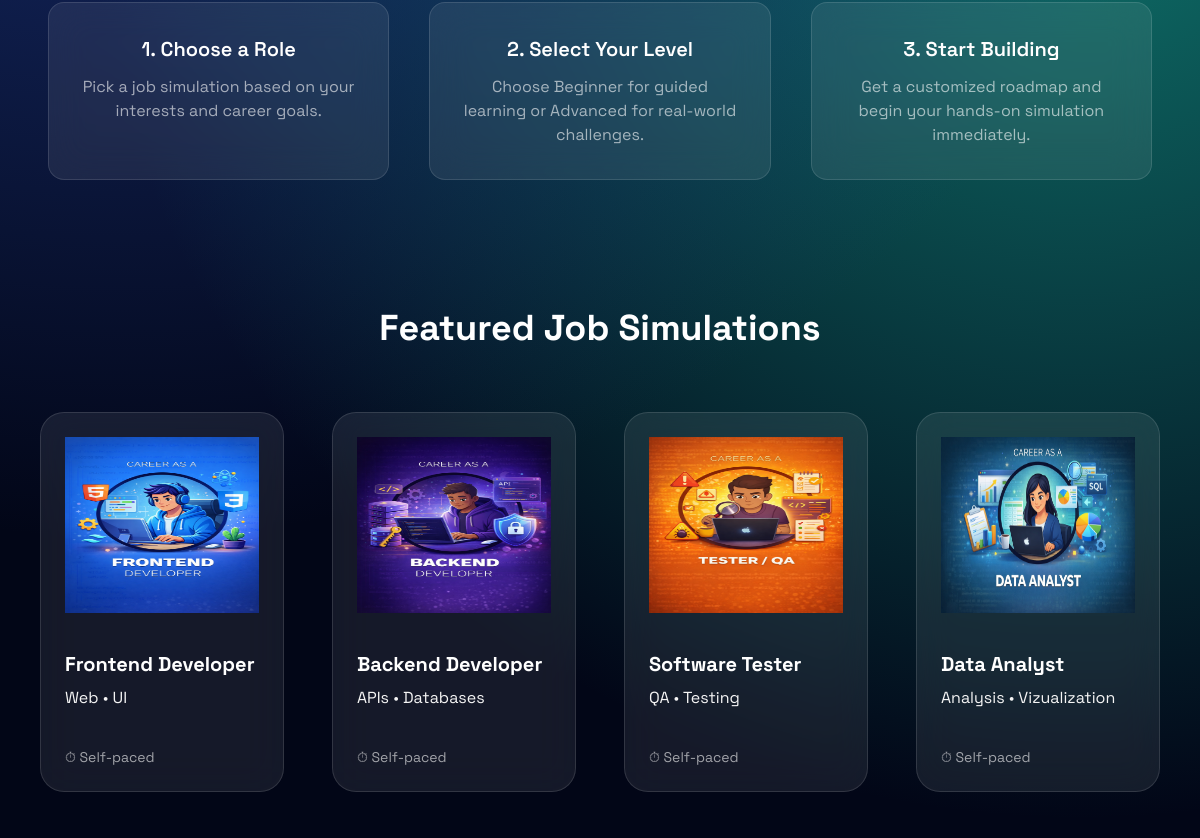
Before: / (middle part) with the older database file.
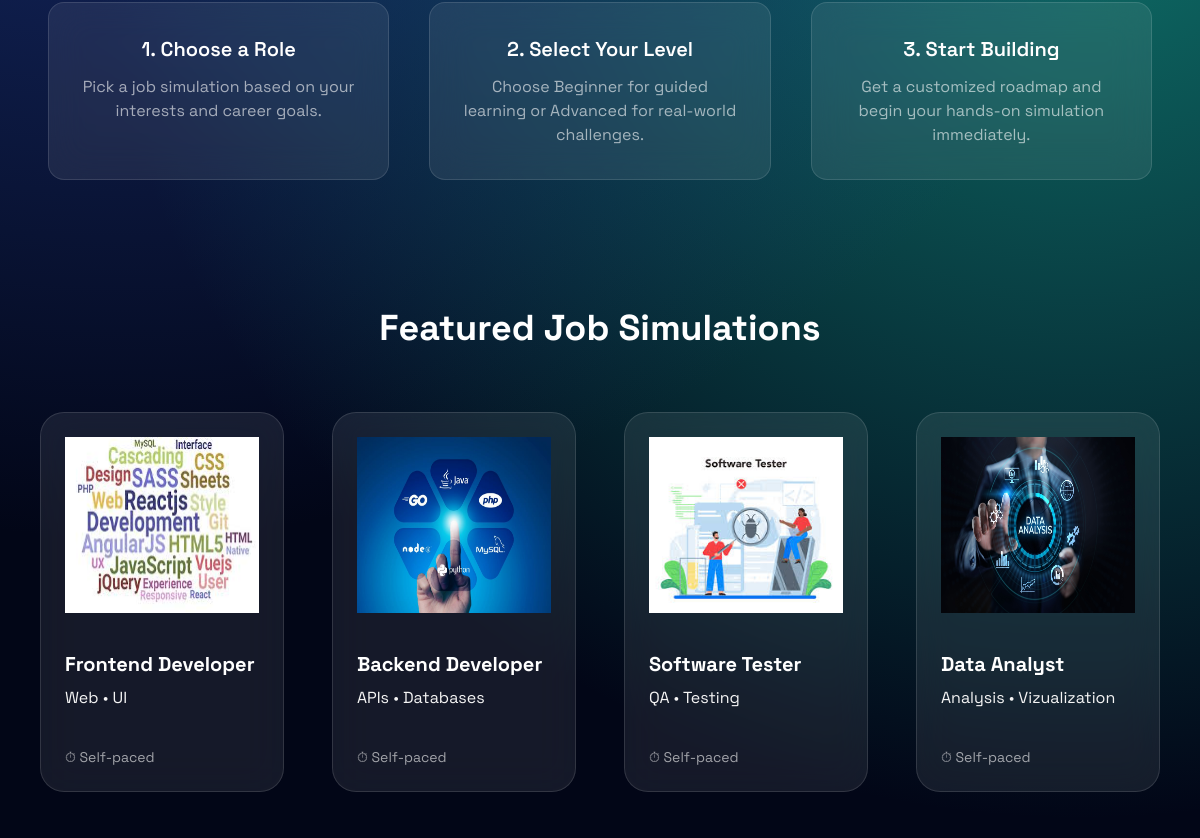
After: the same page with the newer database file.
### hh/models.py (models this page shows, shortened)
class Sim(models.Model):
    name = models.CharField(max_length=100)
    description = models.TextField()
    respo=models.JSONField(default=list)
    img=models.ImageField(upload_to='sim_images/', null=True, blank=True)

### hh/views.py (the view)
# urls.py: path('', home, name='home'),
def home(request):
    sim=Sim.objects.all()
    return render(request, 'index.html', {'sim': sim})

### templates/index.html (shortened to what this page needs)
<!DOCTYPE html>
<html lang="en">
<head>
    <script src="https://cdn.tailwindcss.com"></script>
    {% load static %}
    <link rel="stylesheet" href="{% static 'hh/static/css/style.css' %}">
</head>
<body>
    <section id="how" class="max-w-6xl mx-auto mb-32 px-6">
        <div class="grid md:grid-cols-3 gap-10 text-center">
            <div class="glass rounded-2xl p-8">
                <h3 class="text-xl font-semibold mb-3">1. Choose a Role</h3>
                <p class="text-white/60">
                    Pick a job simulation based on your interests and career goals.
                </p>
            </div>
            <div class="glass rounded-2xl p-8">
                <h3 class="text-xl font-semibold mb-3">2. Select Your Level</h3>
                <p class="text-white/60">
                    Choose Beginner for guided learning or Advanced for real-world challenges.
                </p>
            </div>
            <div class="glass rounded-2xl p-8">
                <h3 class="text-xl font-semibold mb-3">3. Start Building</h3>
                <p class="text-white/60">
                    Get a customized roadmap and begin your hands-on simulation immediately.
                </p>
            </div>
        </div>
    </section>
    <section id="simulations" class="max-w-7xl mx-auto mb-32 px-10">
        <h2 class="text-4xl font-bold text-center mb-16">
            Featured Job Simulations
        </h2>
        <div class="grid grid-cols-1 md:grid-cols-2 lg:grid-cols-4 gap-12">
            {% for role in sim %}
                {% if role %}
                    <div class="card glow">
                        <div class="card-inner">
                            <div class="card-face glass rounded-3xl p-6 flex flex-col justify-between">
                                <img src="{{ role.img.url }}" class="cardim" alt="{{ role.name }}"/>
                                <div>
                                    <h3 class="text-xl font-bold">{{ role.name }}</h3>
                                    <p style="color: whitesmoke; margin-top: 0.5rem;">{{ role.description }}</p>
                                </div>
                                <span class="text-sm text-white/60">⏱ Self-paced</span>
                            </div>
                            <div class="card-face card-back glass rounded-3xl p-6 flex flex-col justify-between">
                                <div class="text-white/70 text-sm">
                                    <ul class="list-disc list-inside space-y-2">
                                        {% for r in role.respo %}
                                            <li>{{ r }}</li>
                                        {% endfor %}
                                    </ul>
                                </div>
                                <button onclick="openProject('{{ role.name }}', '{{ role.id }}')"
                                   class="text-center py-2 bg-blue-500 rounded-xl font-semibold hover:bg-blue-600 transition">
                                    Start Simulation →
                                </button>
                            </div>
                        </div>
                    </div>
                {% endif %}
            {% endfor %}
        </div>
    </section>
</body>
</html>

### static/hh/static/css/style.css (style rules this page uses)
* { font-family: 'Space Grotesk', sans-serif; }
body { background: radial-gradient(1200px circle at 10% 10%, #1e3a8a, transparent), radial-gradient(1000px circle at 90% 30%, #0f766e, transparent), #020617; color: white; margin: 0; padding: 0; }
.glass { background: rgba(255,255,255,0.08); backdrop-filter: blur(18px); border: 1px solid rgba(255,255,255,0.12); }
.card { perspective: 1400px; height: 380px; }
.card-inner { height: 100%; transform-style: preserve-3d; transition: transform 0.8s ease; }
.card-face { position: absolute; inset: 0; backface-visibility: hidden; }
.card-back { transform: rotateY(180deg); }
.cardim { height: 11rem; }
:root { --bg-dark: #1e1e1e; --bg-darker: #181818; --bg-panel: #252526; --bg-active: #1e1e1e; --bg-inactive-tab: #2d2d2d; --text-main: #cccccc; --text-sub: #888888; --accent: #007fd4; --border: #3c3c3c; --terminal-bg: #1e1e1e; --resizer-hover: #007fd4; }
* { box-sizing: border-box; margin: 0; padding: 0; }

Changed rows visible on the page:
changed Sim "Frontend Developer": img: a different picture
changed Sim "Backend Developer": img: a different picture
changed Sim "Software Tester": img: a different picture
changed Sim "Data Analyst": img: a different picture
